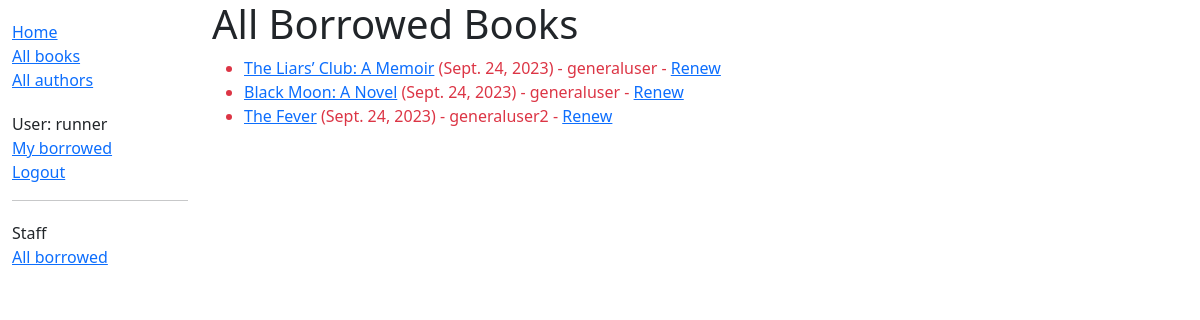
Page /catalog/borrowed/ (signed in) on the committed database.
### catalog/models.py (models this page shows, shortened)
class BookInstance(models.Model):
    id = models.UUIDField(primary_key=True, default=uuid.uuid4, help_text='Unique ID for this particular book across whole library')
    book = models.ForeignKey('Book', on_delete=models.RESTRICT, null=True)
    imprint = models.CharField(max_length=200)
    due_back = models.DateField(null=True, blank=True)
    borrower = models.ForeignKey(User, on_delete=models.SET_NULL, null=True, blank=True)
    @property
    def is_overdue(self):
        return bool(self.due_back and date.today() > self.due_back)
    LOAN_STATUS = (
        ('m', 'Maintenance'),
        ('o', 'On loan'),
        ('a', 'Available'),
        ('r', 'Reserved'),
    )
    status = models.CharField(
        max_length=1,
        choices=LOAN_STATUS,
        blank=True,
        default='m',
        help_text='Book availability',
    )
    class Meta:
        ordering = ['due_back']
        permissions = (("can_mark_returned", "Set book as returned"),)

class Book(models.Model):
    title = models.CharField(max_length=200)
    author = models.ForeignKey('Author', on_delete=models.SET_NULL, null=True)
    summary = models.TextField(max_length=1000, help_text='Enter a brief description of the book')
    isbn = models.CharField('ISBN', max_length=13, unique=True,
                             help_text='13 Character <a href="https://www.isbn-international.org/content/what-isbn">ISBN number</a>')
    genre = models.ManyToManyField(Genre, help_text='Select a genre for this book')
    language = models.ForeignKey('Language', on_delete=models.SET_NULL, null=True)
    def display_genre(self):
        return ', '.join([genre.name for genre in self.genre.all()[:3]])
    display_genre.short_description = 'Genre'

### catalog/views.py (the view)
# urls.py: path(r'borrowed/', views.LoanedBooksAllListView.as_view(), name='all-borrowed'),
class LoanedBooksAllListView(PermissionRequiredMixin, generic.ListView):
    model = BookInstance
    permission_required = 'catalog.can_mark_returned'
    template_name = 'catalog/bookinstance_list_borrowed_all.html'
    paginate_by = 6
    def get_queryset(self):
        return BookInstance.objects.filter(status__exact='o').order_by('due_back')

### catalog/templates/catalog/bookinstance_list_borrowed_all.html
{% extends "base_generic.html" %}
{% block content %}
    <h1>All Borrowed Books</h1>
    {% if bookinstance_list %}
    <ul>
      {% for bookinst in bookinstance_list %}
      <li class="{% if bookinst.is_overdue %}text-danger{% endif %}">
        <a href="{% url 'book-detail' bookinst.book.pk %}">{{bookinst.book.title}}</a> ({{ bookinst.due_back }}) {% if user.is_staff %}- {{ bookinst.borrower }}{% endif %} {% if perms.catalog.can_mark_returned %}- <a href="{% url 'renew-book-librarian' bookinst.id %}">Renew</a>  {% endif %}
      </li>
      {% endfor %}
    </ul>
    {% else %}
      <p>There are no books borrowed at this time.</p>
    {% endif %}
{% endblock %}

### catalog/templates/base_generic.html (shortened to what this page needs)
<!DOCTYPE html>
<html lang="en">
  <head>
    <link
      href="https://cdn.jsdelivr.net/npm/bootstrap@5.1.3/dist/css/bootstrap.min.css"
      rel="stylesheet"
 />
    {% load static %}
    <link rel="stylesheet" href="{% static 'css/styles.css' %}" />
  </head>
  <body>
    <div class="container-fluid">
      <div class="row">
        <div class="col-sm-2">
          {% block sidebar %}
            <ul class="sidebar-nav">
              <li><a href="{% url 'index' %}">Home</a></li>
              <li><a href="{% url 'books' %}">All books</a></li>
							<li><a href="{% url 'authors' %}">All authors</a></li>
            </ul>
            <ul class="sidebar-nav">
							{% if user.is_authenticated %}
								<li>User: {{ user.get_username }}</li>
								<li><a href="{% url 'my-borrowed' %}">My borrowed</a></li>
								<li><a href="{% url 'logout' %}?next={{ request.path }}">Logout</a></li>
									{% else %}
										<li><a href="{% url 'login' %}?next={{ request.path }}">Login</a></li>
							{% endif %}
            </ul>
							{% if user.is_staff %}
								<hr>
								<ul class="sidebar-nav">
									<li>Staff</li>
										{% if perms.catalog.can_mark_returned %}
										<li><a href="{% url 'all-borrowed' %}">All borrowed</a></li>
										{% endif %}
								</ul>
							{% endif %}
          {% endblock %}
        </div>
        <div class="col-sm-10 ">{% block content %}{% endblock %}
</div>
      </div>
    </div>
  </body>
</html>

### catalog/static/css/styles.css (style rules this page uses)
.sidebar-nav { margin-top: 20px; padding: 0; list-style: none; }

### rows in the picture
BookInstance: book "The Liars’ Club: A Memoir", due_back "Sept. 24, 2023", borrower "generaluser"
BookInstance: book "Black Moon: A Novel", due_back "Sept. 24, 2023", borrower "generaluser"
BookInstance: book "The Fever", due_back "Sept. 24, 2023", borrower "generaluser2"

### other values in the picture
{{ user.get_username }} "runner"
